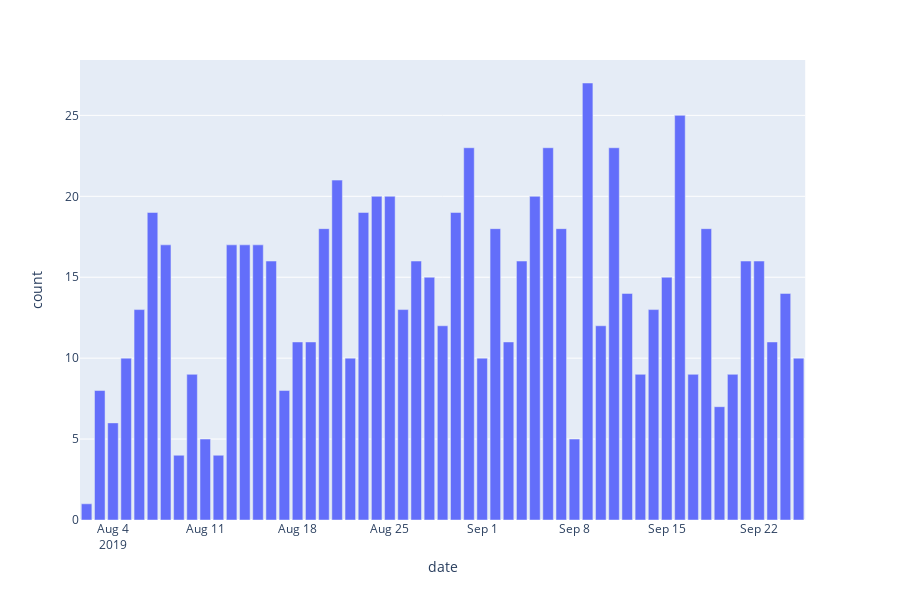

Notebook code for this chart:
### Markdown cell above
## Visualization - Tweets Day by Day

### Code cell
import plotly.express as px

df_tweets = data.copy()[~data['text'].str.startswith('RT')]  # exclude RE-tweets from data
df = df_tweets.groupby(['date']).size().to_frame('count').reset_index()
fig = px.bar(df, x='date', y='count')
fig.show()

### Figure 1 — Plotly figure (JSON) as saved in the notebook; plotly's stock layout.template omitted (floating-point values rounded to 4 significant figures)
{"data": [{"alignmentgroup": "True", "hoverlabel": {"namelength": 0}, "hovertemplate": "date=%{x}<br>count=%{y}", "legendgroup": "", "marker": {"color": "#636efa"}, "name": "", "offsetgroup": "", "orientation": "v", "showlegend": false, "textposition": "auto", "type": "bar", "x": ["2019-08-02T00:00:00", "2019-08-03T00:00:00", "2019-08-04T00:00:00", "2019-08-05T00:00:00", "2019-08-06T00:00:00", "2019-08-07T00:00:00", "2019-08-08T00:00:00", "2019-08-09T00:00:00", "2019-08-10T00:00:00", "2019-08-11T00:00:00", "2019-08-12T00:00:00", "2019-08-13T00:00:00", "2019-08-14T00:00:00", "2019-08-15T00:00:00", "2019-08-16T00:00:00", "2019-08-17T00:00:00", "2019-08-18T00:00:00", "2019-08-19T00:00:00", "2019-08-20T00:00:00", "2019-08-21T00:00:00", "2019-08-22T00:00:00", "2019-08-23T00:00:00", "2019-08-24T00:00:00", "2019-08-25T00:00:00", "2019-08-26T00:00:00", "2019-08-27T00:00:00", "2019-08-28T00:00:00", "2019-08-29T00:00:00", "2019-08-30T00:00:00", "2019-08-31T00:00:00", "2019-09-01T00:00:00", "2019-09-02T00:00:00", "2019-09-03T00:00:00", "2019-09-04T00:00:00", "2019-09-05T00:00:00", "2019-09-06T00:00:00", "2019-09-07T00:00:00", "2019-09-08T00:00:00", "2019-09-09T00:00:00", "2019-09-10T00:00:00", "2019-09-11T00:00:00", "2019-09-12T00:00:00", "2019-09-13T00:00:00", "2019-09-14T00:00:00", "2019-09-15T00:00:00", "2019-09-16T00:00:00", "2019-09-17T00:00:00", "2019-09-18T00:00:00", "2019-09-19T00:00:00", "2019-09-20T00:00:00", "2019-09-21T00:00:00", "2019-09-22T00:00:00", "2019-09-23T00:00:00", "2019-09-24T00:00:00", "2019-09-25T00:00:00"], "xaxis": "x", "y": [1, 8, 6, 10, 13, 19, 17, 4, 9, 5, 4, 17, 17, 17, 16, 8, 11, 11, 18, 21, 10, 19, 20, 20, 13, 16, 15, 12, 19, 23, 10, 18, 11, 16, 20, 23, 18, 5, 27, 12, 23, 14, 9, 13, 15, 25, 9, 18, 7, 9, 16, 16, 11, 14, 10], "yaxis": "y"}], "layout": {"barmode": "relative", "height": 600, "legend": {"tracegroupgap": 0}, "margin": {"t": 60}, "xaxis": {"anchor": "y", "domain": [0, 0.98], "title": {"text": "date"}}, "yaxis": {"anchor": "x", "domain": [0, 1], "title": {"text": "count"}}}}
